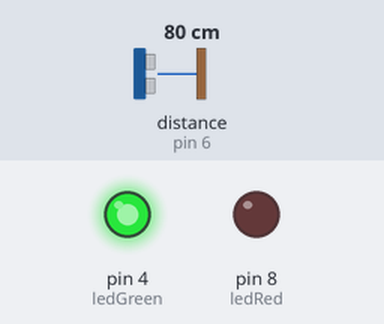
A sketch run on a simulated Arduino Uno, built with avr-gcc and run on an emulated ATmega328P. Shown: output pins drawn as LEDs (lit = HIGH). Wiring (inferred from the names in the program): ultrasonic range finder: trigger pin 7; echo pin 6. The inputs (shaded band) are chosen by the test bench; at power-on: distance to the obstacle (sensor on pin 6) 80 cm. The echo pulse lasts 58.3 µs per cm; pins used as bus, display or sensor lines are not drawn; what the sketch prints to the serial monitor is not drawn.

Above: at 1.2 s.
1.3 s: distance to the obstacle (sensor on pin 6) set to 2 cm
At 2.4 s:
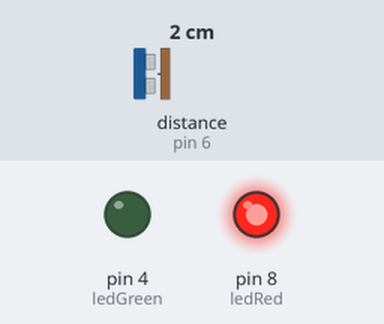
3.0 s: distance to the obstacle (sensor on pin 6) set to 9 cm
At 3.18 s:
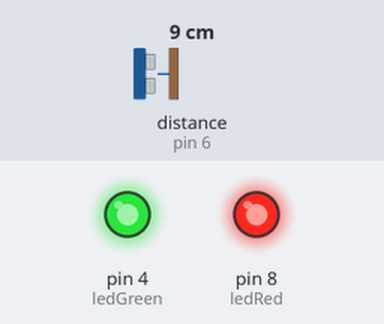
4.8 s: distance to the obstacle (sensor on pin 6) set to 97 cm
6.3 s: distance to the obstacle (sensor on pin 6) set to 103 cm
At 6.7 s:
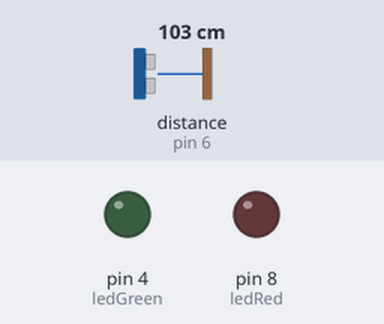
7.8 s: distance to the obstacle (sensor on pin 6) set to 4 cm
At 8.9 s:
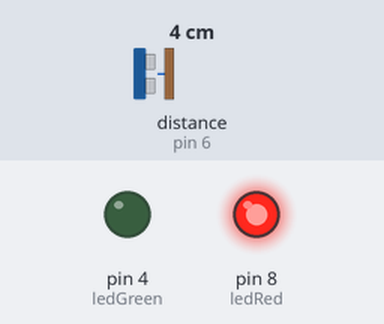
9.3 s: distance to the obstacle (sensor on pin 6) set to 18 cm
At 10.4 s:
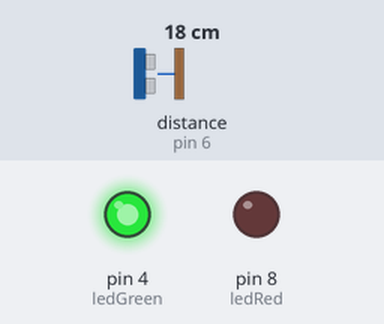
Timing chart, 0 to 12.1 s (numbered marks = the images above; inputs shaded):
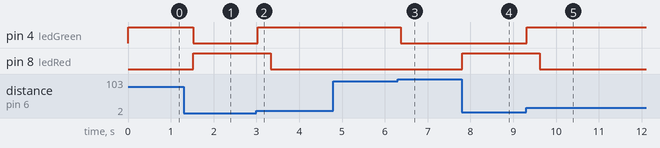

Measured:
- the behaviour switches between 100 and 101 cm on distance to the obstacle (sensor on pin 6) (found by bisection; images 2 and 3)
- after the input at 1.3 s, pin 4 (ledGreen): HIGH → LOW after 0.23 s; pin 8 (ledRed): LOW → HIGH after 0.23 s
- after the input at 3.0 s, pin 4 (ledGreen): LOW → HIGH at once; pin 8 (ledRed): HIGH → LOW after 0.33 s
- after the input at 4.8 s, every drawn part: stays the same
- after the input at 6.3 s, pin 4 (ledGreen): HIGH → LOW after 0.08 s
- after the input at 7.8 s, pin 8 (ledRed): LOW → HIGH at once
- after the input at 9.3 s, pin 4 (ledGreen): LOW → HIGH at once; pin 8 (ledRed): HIGH → LOW after 0.31 s

The sketch:

App_sensor.ino
```cpp
/*Parking Sensor Assistant*/
#define ledGreen 4
#define trigPin 7
#define echoPin 6
#define ledRed 8
#define buzzer 3

int sound = 0;

void setup() {
  // put your setup code here, to run once:
  Serial.begin(9600);

  pinMode(ledRed, OUTPUT);
  pinMode(trigPin, OUTPUT);
  pinMode(echoPin, INPUT);
  pinMode(ledGreen, OUTPUT);

}

void loop() {
  // put your main code here, to run repeatedly:
  Serial.begin(9600);
  long timeTaken, distance;
  digitalWrite(trigPin, LOW);
  delayMicroseconds(2);
  digitalWrite(trigPin, HIGH);
  delayMicroseconds(10);
  digitalWrite(trigPin, LOW);
  timeTaken = pulseIn(echoPin, HIGH);//determine distance of wave
  distance = (timeTaken/2)/29.1;//using timeTaken calc distance of object

  /*determine corressponding leds to light up with respect to the distance
  of object*/

  if((distance<100)&&(distance>5)){
      digitalWrite(ledGreen, HIGH);
      Serial.print(ledGreen);
      delay(300);
    }else{
      digitalWrite(ledGreen, LOW);
      }

    if((distance<5)&&(distance>0)){
      digitalWrite(ledRed, HIGH);
      Serial.print(ledRed);
      delay(300);

    }else{
     digitalWrite(ledRed,LOW);

      }


}
```
